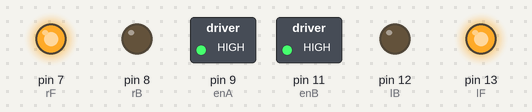
A sketch run on a simulated Arduino Uno, built with avr-gcc and run on an emulated ATmega328P. Parts: switched loads named in the sketch (green lamp = pin HIGH), output pins drawn as LEDs (lit = HIGH).

Above: at 0.1 s.
Timing chart, 0 to 1.6 s (numbered marks = the images above):
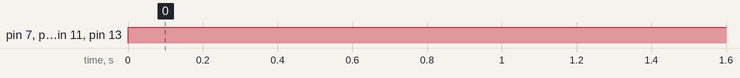

The sketch:

RegMotorTest.ino
```cpp
#define enA 9
#define rB 8
#define rF 7
#define enB 11
#define lB 12
#define lF 13

void setup() {
    pinMode(enA, OUTPUT);
    pinMode(rF, OUTPUT);
    pinMode(rB, OUTPUT);
    pinMode(enB, OUTPUT);
    pinMode(lF, OUTPUT);
    pinMode(lB, OUTPUT);

}

void loop() {
    moveMotor(1, 255, enA, rF, rB);
    moveMotor(1, 255, enB, lF, lB);
    delay(50);
}

void moveMotor(int dir, int vel, int pwa, int in1, int in2){
    analogWrite(pwa, vel);
    if(dir == 1){
        digitalWrite(in1, HIGH);
        digitalWrite(in2, LOW);
    }
    else if(dir == -1){
        digitalWrite(in1, LOW);
        digitalWrite(in2, HIGH);
    }
}
```

Measured:
- by itself, pin 7 (rF), pin 9 (enA), pin 11 (enB), pin 13 (lF): LOW → HIGH at 0.00 s
